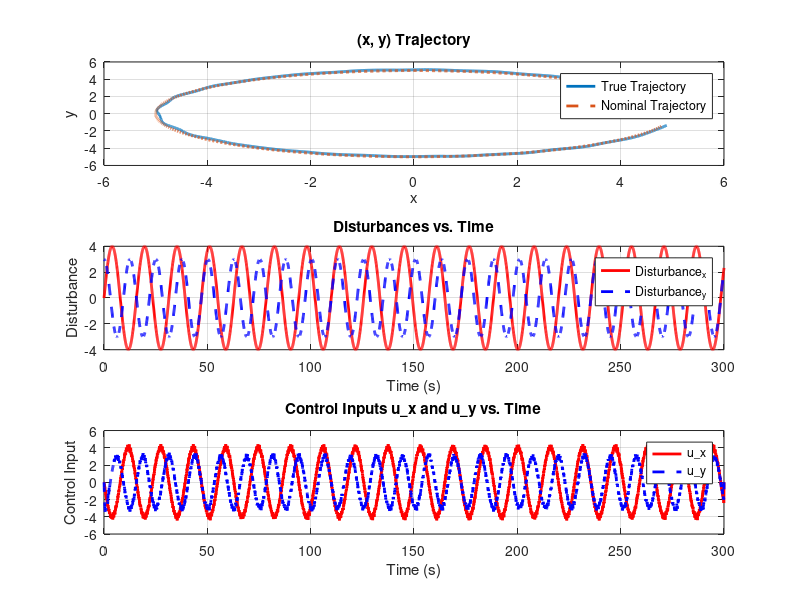

Reproduce this figure in MATLAB. (Note: this script raises an error after producing the figure.)
% Double Integrator System with HOSMO and Control Input (Extended to x, y dynamics)

% Parameters
dt = 0.05;              % Time step
t_final = 300;         % Final time
t = 0:dt:t_final;      % Time vector

n = length(t);         % Number of time steps

% State vectors: [x; y; x_dot; y_dot]
x_true = zeros(4, n);        % True states [x; y; x_dot; y_dot]
x_hat = zeros(4, n);         % Estimated states [x_hat; y_hat; x_dot_hat; y_dot_hat]
z = zeros(3, 2, n);          % Correction terms z1, z2, z3 for both x and y
e = zeros(2, n);             % Errors [e_x; e_y]
u = zeros(2, n);             % Control inputs [u_x; u_y]
disturbance_x = 4 * sin(0.4*t); % Disturbance for x dynamics
disturbance_y = 3 * cos(0.5*t); % Disturbance for y dynamics

integ = zeros(2, n);         % Integral of the sign(e)
integ_s = zeros(2, n);       % Integral of the sliding variable sign

% Gains
k1 = 4;
k2 = 3;
k3 = 0.01;
c1 = 1;
lambda1 = 2;
lambda2 = 2;

% Initial Conditions
x_true(:,1) = [5; 0; 0; 0];     % Initial condition for true states [x; y; x_dot; y_dot]
x_hat(:,1) = [0; 0; 0; 0];      % Initial condition for estimated states

nom_x = [5; 0; 0; 0];            % Nominal true states [x; y; x_dot; y_dot]

% LQR Design for Nominal Control Input
A = [0 0 1 0; 0 0 0 1; 0 0 0 0; 0 0 0 0];
B = [0 0; 0 0; 1 0; 0 1];
Q = diag([10, 10, 1, 1]);  % State weighting matrix
R = diag([1, 1]);          % Control weighting matrix
K = lqr(A, B, Q, R);       % LQR gain

radius = 5;  % Radius of the circle
omega = 0.02; % Angular velocity for circular motion

% Simulation loop
for k = 1:n-1
    % Define time-varying desired state for circular motion
    desired_state = [radius * cos(omega * t(k)); radius * sin(omega * t(k)); 
                     -radius * omega * sin(omega * t(k)); radius * omega * cos(omega * t(k))];
    
    % Error calculation
    e(:,k) = x_true(1:2, k) - nom_x(1:2, k) - x_hat(1:2, k);
    
    % Correction terms for x and y
    for i = 1:2
        z(1,i,k) = k1 * abs(e(i,k))^(2/3) * sign(e(i,k));
        z(2,i,k) = k2 * abs(e(i,k))^(1/3) * sign(e(i,k));
        z(3,i,k) = k3 * sign(e(i,k));
        
        % Integral term update
        integ(i,k+1) = integ(i,k) + dt * sign(e(i,k));
        integ_s(i,k+1) = integ_s(i,k) + dt * sign(x_hat(2+i, k)); % using x_dot_hat or y_dot_hat as sliding variables
    end
    
    % Update observer dynamics for x and y
    x_hat(1:2, k+1) = x_hat(1:2, k) + (x_hat(3:4, k) + z(1,:,k)')*dt;
    x_hat(3:4, k+1) = x_hat(3:4, k) + (u(:,k) + z(2,:,k)')*dt;
    
    % Control input based on sliding mode control
    u(:,k) = -c1*x_hat(3:4, k) - z(2,:,k)' - integ(:,k).*k3 - lambda1*sqrt(abs(x_hat(3:4, k))) .* sign(x_hat(3:4, k)) - lambda2 * integ_s(:,k);
    % u(:,k) = [0;0];

    % Nominal Control Input using LQR
    u_nom(:,k) = -K * (nom_x(:,k) - desired_state);

    % System dynamics
    x_true(1, k+1) = x_true(1, k) + dt * x_true(3, k);
    x_true(2, k+1) = x_true(2, k) + dt * x_true(4, k);
    x_true(3, k+1) = x_true(3, k) + dt * (u(1,k) + u_nom(1,k) + disturbance_x(k));
    x_true(4, k+1) = x_true(4, k) + dt * (u(2,k) + u_nom(2,k) + disturbance_y(k));

    % Nominal dynamics (assuming no disturbance)
    nom_x(1:2, k+1) = nom_x(1:2, k) + dt * nom_x(3:4, k);
    nom_x(3:4, k+1) = nom_x(3:4, k) + dt * u_nom(:,k);
end

% Plot (x, y) trajectory, disturbance, and control inputs

figure;

% Plot (x, y) trajectory
subplot(3, 1, 1);
plot(x_true(1,:), x_true(2,:), 'LineWidth', 2);
hold on;
plot(nom_x(1,:), nom_x(2,:), '--', 'LineWidth', 2);
title('(x, y) Trajectory');
xlabel('x');
ylabel('y');
legend('True Trajectory', 'Nominal Trajectory');
grid on;

% Plot disturbances over time
subplot(3, 1, 2);
plot(t, disturbance_x, 'r', 'LineWidth', 2);
hold on;
plot(t, disturbance_y, 'b--', 'LineWidth', 2);
title('Disturbances vs. Time');
xlabel('Time (s)');
ylabel('Disturbance');
legend('Disturbance_x', 'Disturbance_y');
grid on;

% Plot control inputs over time
subplot(3, 1, 3);
plot(t, u(1,:), 'r', 'LineWidth', 2);
hold on;
plot(t, u(2,:), 'b--', 'LineWidth', 2);
title('Control Inputs u\_x and u\_y vs. Time');
xlabel('Time (s)');
ylabel('Control Input');
legend('u\_x', 'u\_y');
grid on;

sgtitle('Trajectory, Disturbances, and Control Inputs');
